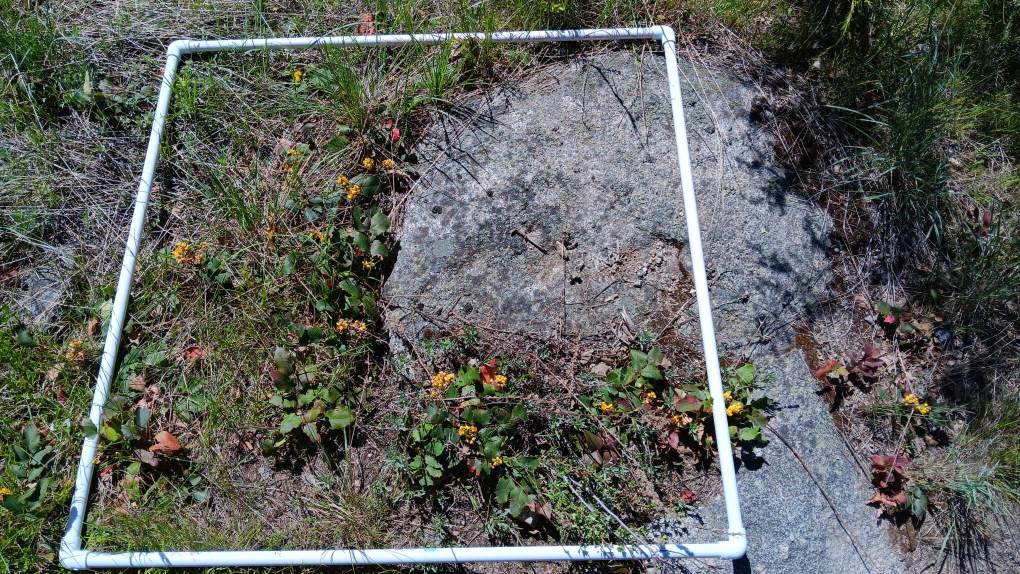
#> input picture test_photos_quadrat/436483431_1701213000285029_1924116421858456243_n.jpg, 2040 x 1148 px (shown at 1/2 size); its folder holds only this picture in this run
$ jupyter execute investigation_segmentation_method.ipynb
#> lines starting #> are read from the running program, lines starting #| are printed output that depends on the picture
The purpose of this notebook is to try all the segmentation methods and see which one works best.

[cell 1]
import glob # To get for loops that loop through multiple files
import cv2
from matplotlib import pyplot as plt
from skimage import io, img_as_ubyte, img_as_float
from skimage.transform import rescale


# Define a path to the folder that contains the photos I want to test with loops
path = '../photos/test_photos_quadrat/*'

Use this for loop to apply an operation to all the photos in quadrat_photos_subset_for_debugging.

[cell 2]
for i, file in enumerate(glob.glob(path)):
    # Read in images in color
    img = cv2.imread(file)
#> img is the input picture: shape (1148, 2040, 3); mean B, G, R 91.2, 96.1, 93.5

    # Reduce the image size by half because the windows are too huge.
    img = cv2.resize(img, (0, 0), fx=.5, fy=.5)
#> img: shape (574, 1020, 3)

    # Show each image in its own window.
    cv2.imshow(f'image {i}', img)

# Allows you to close all windows (individually, or close all with ctrl+w)
cv2.waitKey(0)
cv2.destroyAllWindows()

## EDGE DETECTION

### Edge detection: Scipy.
Results are pretty iffy. They can kind of pick up the quadrat, but not reliably. Also it only makes sense in black and white.

[cell 3]
from scipy import ndimage

[cell 4]
for i, file in enumerate(glob.glob(path)):
    img = img_as_ubyte(io.imread(file, as_gray=True))
#> img: shape (1148, 2040)

    img = cv2.resize(img, (0, 0), fx=.5, fy=.5)
#> img: shape (574, 1020)

    # Apply sobel filter.
    sobel_img = ndimage.sobel(img)
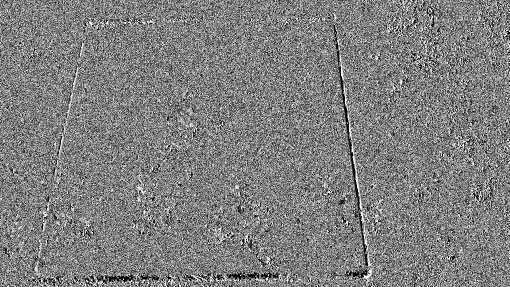
#> sobel_img: shape (574, 1020) (shown at 1/2 size); min 0, max 255, mean 127.2

    cv2.imshow(f'image {i}', sobel_img)

cv2.waitKey(0)
cv2.destroyAllWindows()

[cell 5]
io.imshow(sobel_img)

### Edge detection: Skimage filters

[cell 6]
from skimage.filters import roberts, sobel, scharr, prewitt

##### Roberts
Detects edges better than scipy. Only works on black and white.

[cell 7]
for i, file in enumerate(glob.glob(path)):
    # Read in images in B&W
    img = cv2.imread(file, 0)
#> img: shape (1148, 2040)

    # Reduce the image size by half because the windows are too huge.
    img = cv2.resize(img, (0, 0), fx=.5, fy=.5)
#> img: shape (574, 1020)

    edge_roberts = roberts(img)

    # Show each image in its own window.
    cv2.imshow(f'image {i}', edge_roberts)

# Allows you to close all windows (individually, or close all with ctrl+w)
cv2.waitKey(0)
cv2.destroyAllWindows()

[cell 8]
io.imshow(edge_roberts)

##### Sobel

[cell 9]
for i, file in enumerate(glob.glob(path)):
    # Read in images in  B&W
    img = cv2.imread(file, 0)

    # Reduce the image size by half because the windows are too huge.
    img = cv2.resize(img, (0, 0), fx=.5, fy=.5)

    edge_sobel = sobel(img)
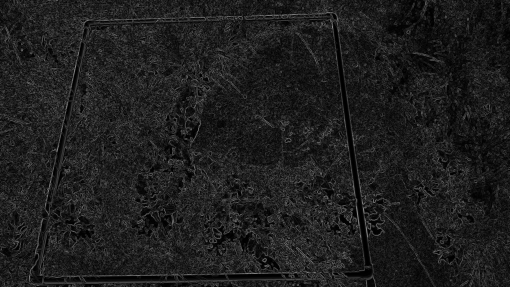
#> edge_sobel: shape (574, 1020) float64 (shown at 1/2 size); min 0, max 0.602, mean 0.12

    # Show each image in its own window.
    cv2.imshow(f'image {i}', edge_sobel)

# Allows you to close all windows (individually, or close all with ctrl+w)
cv2.waitKey(0)
cv2.destroyAllWindows()

[cell 10]
io.imshow(edge_sobel)

##### Scharr

[cell 11]
for i, file in enumerate(glob.glob(path)):
    # Read in images in  B&W
    img = cv2.imread(file, 0)

    # Reduce the image size by half because the windows are too huge.
    img = cv2.resize(img, (0, 0), fx=.5, fy=.5)

    edge_scharr = scharr(img)

    # Show each image in its own window.
    cv2.imshow(f'image {i}', edge_scharr)

# Allows you to close all windows (individually, or close all with ctrl+w)
cv2.waitKey(0)
cv2.destroyAllWindows()

[cell 12]
io.imshow(edge_scharr)

##### Prewitt

[cell 13]
for i, file in enumerate(glob.glob(path)):
    # Read in images in  B&W
    img = cv2.imread(file, 0)

    # Reduce the image size by half because the windows are too huge.
    img = cv2.resize(img, (0, 0), fx=.5, fy=.5)

    edge_prewitt = prewitt(img)

    # Show each image in its own window.
    cv2.imshow(f'image {i}', edge_prewitt)

# Allows you to close all windows (individually, or close all with ctrl+w)
cv2.waitKey(0)
cv2.destroyAllWindows()

[cell 14]
io.imshow(edge_prewitt)

##### Canny

[cell 15]
from skimage.feature import canny

[cell 16]
for i, file in enumerate(glob.glob(path)):
    # Read in images in  B&W
    img = cv2.imread(file, 0)

    # Reduce the image size by half because the windows are too huge.
    img = cv2.resize(img, (0, 0), fx=.5, fy=.5)

    edge_canny = img_as_ubyte(canny(img, sigma=4))
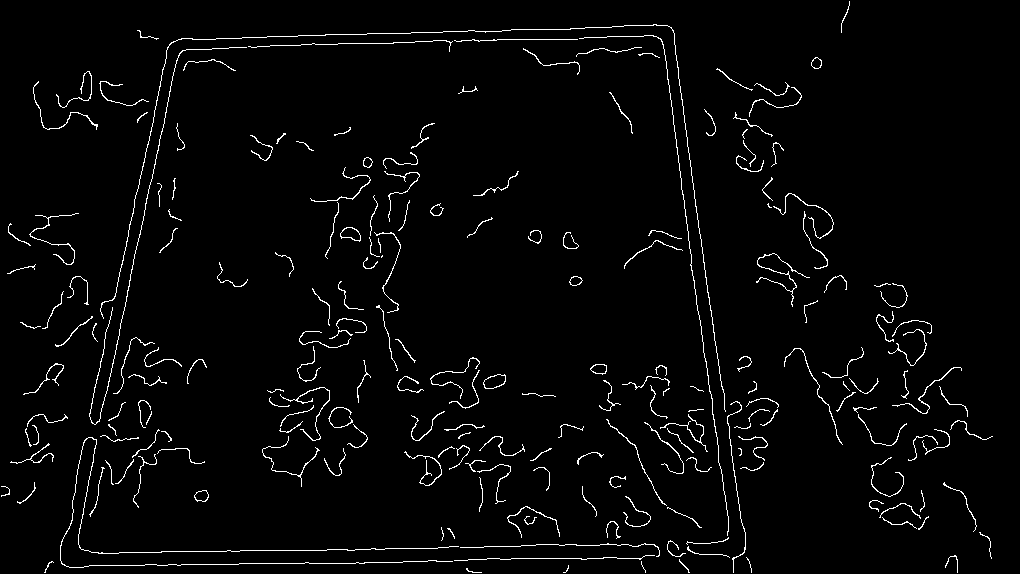
#> edge_canny: shape (574, 1020); 2.7% white in thin lines or dots

    # Show each image in its own window.
    cv2.imshow(f'image {i}', edge_canny)

# Allows you to close all windows (individually, or close all with ctrl+w)
cv2.waitKey(0)
cv2.destroyAllWindows()

[cell 17]
plt.imshow(edge_canny)

### Edge detection: CV2

##### Canny

[cell 18]
for i, file in enumerate(glob.glob(path)):
    # Read in images in color
    img = cv2.imread(file, 1)

    # Reduce the image size by half because the windows are too huge.
    img = cv2.resize(img, (0, 0), fx=.5, fy=.5)

    edge_canny = cv2.Canny(img, 100, 200)
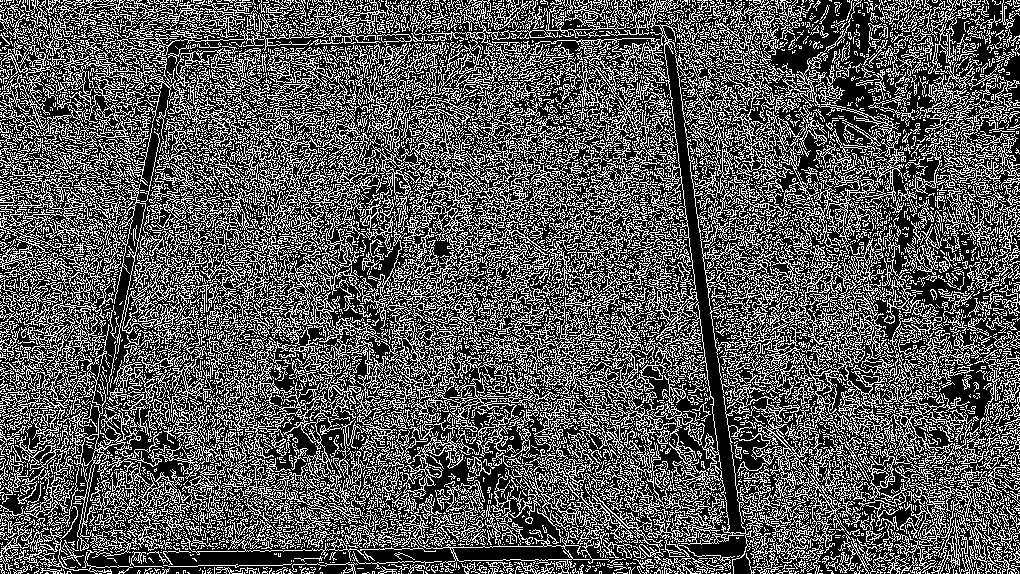
#> edge_canny: shape (574, 1020); 34.4% white in thin lines or dots

    # Show each image in its own window.
    cv2.imshow(f'image {i}', edge_canny)

# Allows you to close all windows (individually, or close all with ctrl+w)
cv2.waitKey(0)
cv2.destroyAllWindows()

[cell 19]
plt.imshow(edge_canny)

## ENTROPY

[cell 20]
from skimage.filters.rank import entropy
from skimage.morphology import disk

[cell 21]
for i, file in enumerate(glob.glob(path)):
    # Read in images in B&W
    img = cv2.imread(file, 0)

    # Reduce the image size by half because the windows are too huge.
    img = cv2.resize(img, (0, 0), fx=.5, fy=.5)

    # Apply entropy filter
    entropy_img = entropy(img, disk(3))
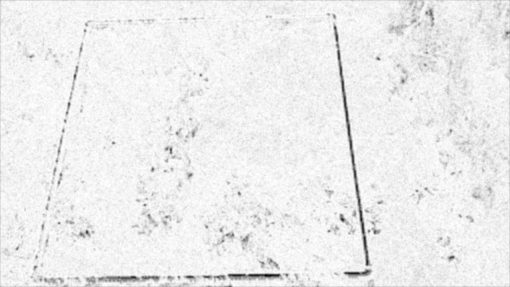
#> entropy_img: shape (574, 1020) float64 (shown at 1/2 size); min 0, max 4.86, mean 4.52; drawn with min black and max white

    # Show each image in its own window.
    cv2.imshow(f'image {i}', entropy_img)

# Allows you to close all windows (individually, or close all with ctrl+w)
cv2.waitKey(0)
cv2.destroyAllWindows()

[cell 22]
plt.imshow(entropy_img)

print(type(entropy_img), type(img))
#| <class 'numpy.ndarray'> <class 'numpy.ndarray'>

cv2.imshow(f'image {i}', entropy_img)

# There's something wrong here that future me needs to fix: why the plt and cv2 imshows have different outputs?
# It's probably not very important because entropy only picks out the quadrat, and not well at that.

## HISTOGRAM SEGMENTATION

### Value

[cell 23]
# Create a figure and a set of subplots with 4 rows and 5 columns
fig, axes = plt.subplots(nrows=4, ncols=5, figsize=(15, 10))

# Flatten the axes array for easy iteration
axes = axes.flatten()

for ax, file in zip(axes, glob.glob(path)):
    # Read in images in B&W
    img = cv2.imread(file, 0)

    ax.hist(img.flat, bins=100)

# Adjust layout
plt.tight_layout()
plt.show()

### HSV

[cell 24]
# Create a figure and a set of subplots with 4 rows and 5 columns
fig, axes = plt.subplots(nrows=4, ncols=5, figsize=(15, 10))

# Flatten the axes array for easy iteration
axes = axes.flatten()

for ax, file in zip(axes, glob.glob(path)):
    # Read in images in color
    img = cv2.imread(file, 1)

    # Convert the images to HSV
    img_hsv = cv2.cvtColor(img, cv2.COLOR_RGB2HSV)
#> img_hsv: shape (1148, 2040, 3); mean H, S, V 78, 76.6, 103.9

    # Split the HSV image into its channels
    hue, saturation, value = cv2.split(img_hsv)
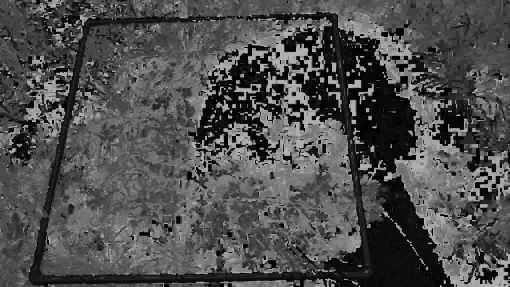
#> hue: shape (1148, 2040) (shown at 1/4 size); min 0, max 179, mean 78
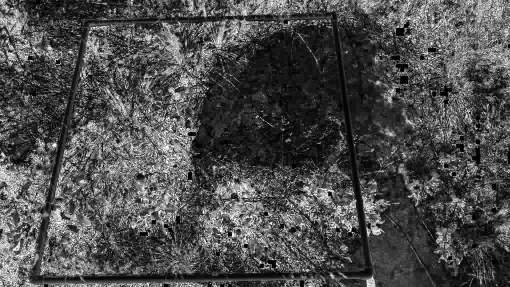
#> saturation: shape (1148, 2040) (shown at 1/4 size); min 0, max 255, mean 76.6

    # Make a histogram for each channel
    ax.hist(value.flatten(), bins=256, color='gray', alpha=.6, label='Value')
    ax.hist(saturation.flatten(), bins=256, color='teal', alpha=.6, label='Saturation')
    ax.hist(hue.flatten(), bins=180, color='magenta', alpha=.6, label='Hue')


# Adjust layout
plt.tight_layout()
plt.show()

Below is an experiment to see what happens when you segment to catch that big histogram bulk on the left below 100. There is no restriction on hue or value.

[cell 25]
for i, file in enumerate(glob.glob(path)):
    # Read in images in color
    img = cv2.imread(file)

    # Reduce the image size by half because the windows are too huge.
    img = cv2.resize(img, (0, 0), fx=.25, fy=.25)
#> img: shape (287, 510, 3)

    # Convert image to hsv
    img_hsv = cv2.cvtColor(img, cv2.COLOR_RGB2HSV)
#> img_hsv: shape (287, 510, 3); mean H, S, V 78, 65.9, 104

    # Make an HSV range that should segment by the lower saturation range.
    mask = cv2.inRange(img_hsv, (0, 0, 0), (170, 100, 255))
#> mask: shape (287, 510); 73.2% white; black in thin lines or dots

    # Show each image in its own window.
    cv2.imshow(f'image {i}', mask)

# Allows you to close all windows (individually, or close all with ctrl+w)
cv2.waitKey(0)
cv2.destroyAllWindows()

Segmenting by HSV on a narrow range that should hopefully include the green plants.

[cell 26]
for i, file in enumerate(glob.glob(path)):
    # Read in images in color
    img = cv2.imread(file, 1)

    # Reduce the image size by half because the windows are too huge.
    img = cv2.resize(img, (0, 0), fx=.25, fy=.25)

    # Convert image to hsv
    img_hsv = cv2.cvtColor(img, cv2.COLOR_BGR2HSV)
#> img_hsv: shape (287, 510, 3); mean H, S, V 77.5, 65.9, 104

    # Make an HSV range that should segment out green plants (hue and saturation restriction)
    mask = cv2.inRange(img, (105, 0, 0), (135, 255, 255))
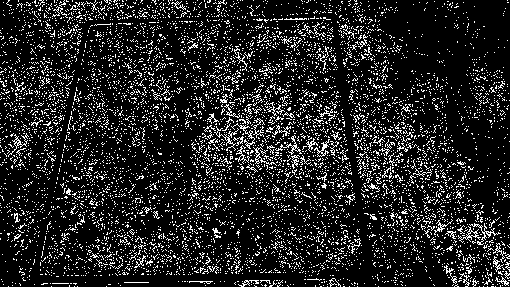
#> mask: shape (287, 510); 13.9% white in thin lines or dots

    # Show each image in its own window.
    cv2.imshow(f'image {i}', mask)


# Allows you to close all windows (individually, or close all with ctrl+w)
cv2.waitKey(0)
cv2.destroyAllWindows()

## RANDOM WALKER SEGMENTATION

This method is useful when you have a few groups which are pretty similar to one another. Sreeni uses an image where there are two main shapes - one white, one light gray.

[cell 27]
from skimage import exposure

[cell 28]
# eqlzd_img = exposure.equalize_adapthist(denoised_ubyte)
eqlzd_img = exposure.equalize_hist(img)
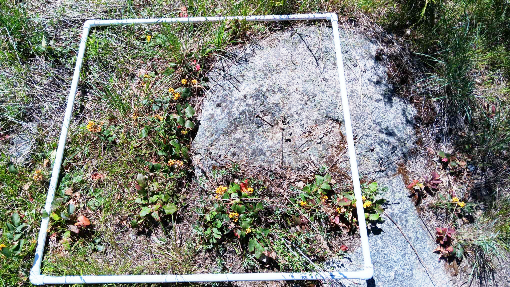
#> eqlzd_img: shape (287, 510, 3) float64; mean B, G, R 0.485, 0.517, 0.505

# Test histogram now.
plt.hist(eqlzd_img.flat, bins=100, range=(0,1))

# I didn't really continue with this one because it wasn't doing anything for my quadrat photos.
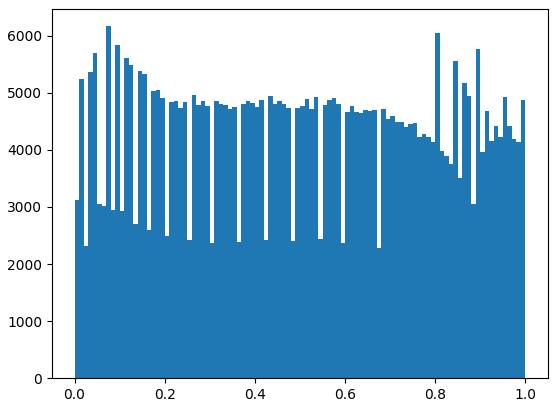
#> figure drawn by matplotlib, 1 panel; tallest bar 6167 high, from x = 0.07 to 0.08

$ run again, on test_photos_quadrat/436679838_1007226214193056_3476817213304042401_n.jpg
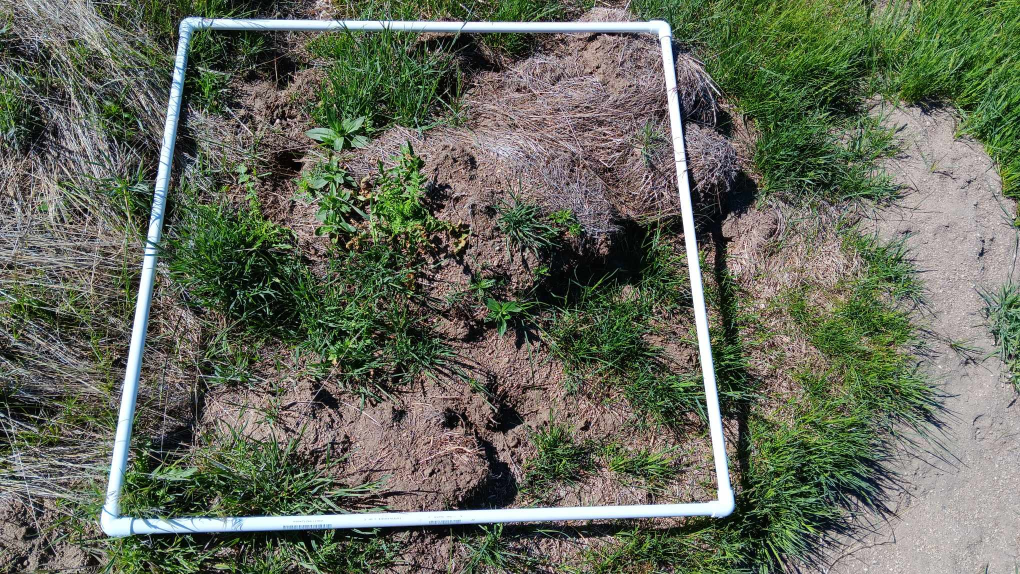
#> input picture test_photos_quadrat/436679838_1007226214193056_3476817213304042401_n.jpg, 2040 x 1148 px (shown at 1/2 size)
#> img is the input picture: shape (1148, 2040, 3); mean B, G, R 91, 105.8, 100.7
#> `edge_canny = img_as_ubyte(canny(img, sigma=4))`:
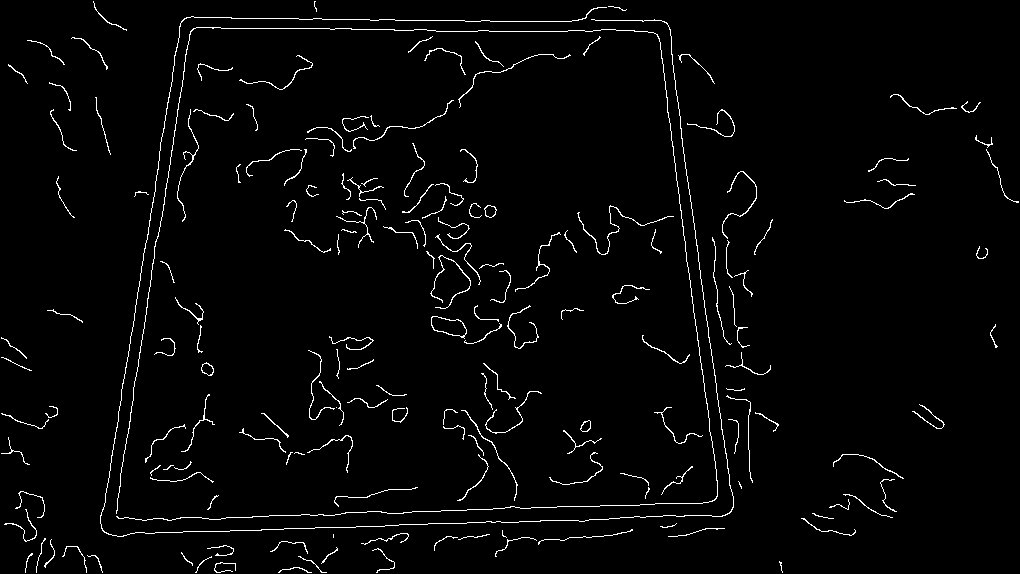
#> edge_canny: shape (574, 1020); 2.5% white in thin lines or dots
#| <class 'numpy.ndarray'> <class 'numpy.ndarray'>
#> `[cell 28] # eqlzd_img = exposure.equalize_adapthist(denoised_ubyte) eq..`:
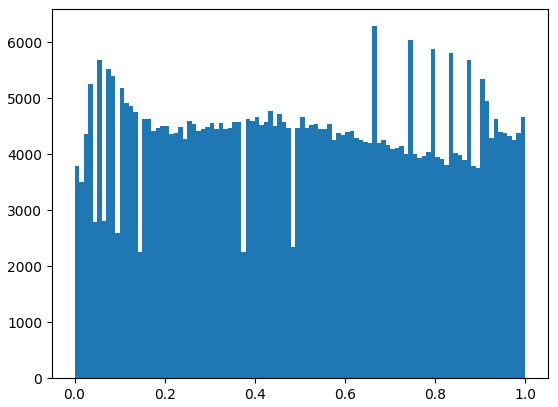
#> figure drawn by matplotlib, 1 panel; tallest bar 6284 high, from x = 0.66 to 0.67

$ run again, on test_photos_quadrat/441229963_429891546666972_1183308712343811694_n.jpg
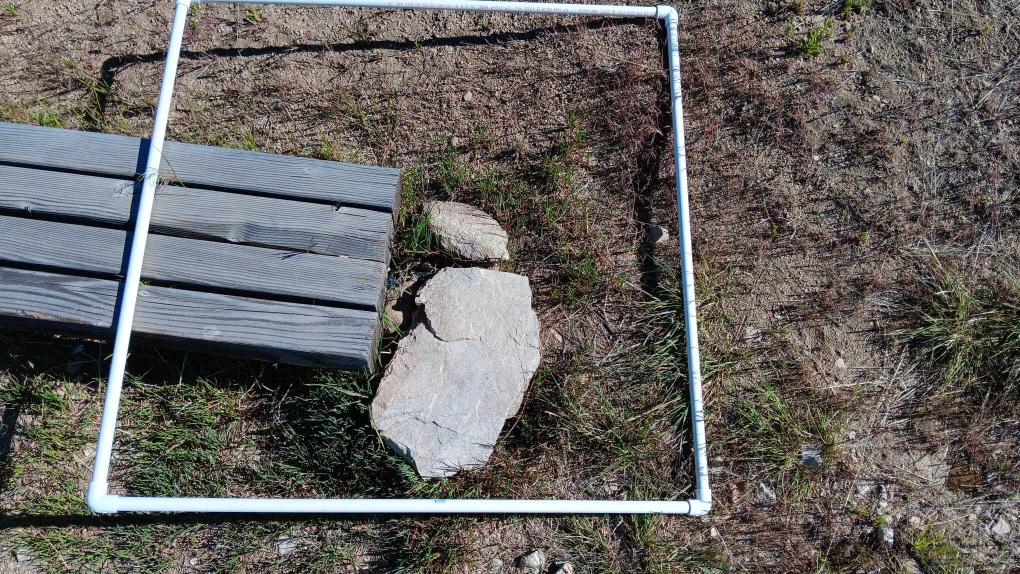
#> input picture test_photos_quadrat/441229963_429891546666972_1183308712343811694_n.jpg, 2040 x 1148 px (shown at 1/2 size)
#> img is the input picture: shape (1148, 2040, 3); mean B, G, R 95.8, 99, 101.8
#| <class 'numpy.ndarray'> <class 'numpy.ndarray'>
#> `[cell 28] # eqlzd_img = exposure.equalize_adapthist(denoised_ubyte) eq..`:
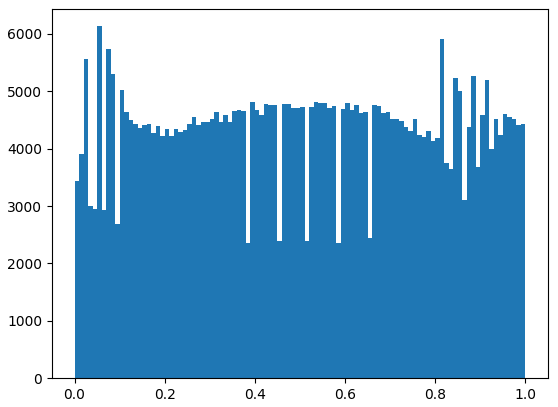
#> figure drawn by matplotlib, 1 panel; tallest bar 6133 high, from x = 0.05 to 0.06
